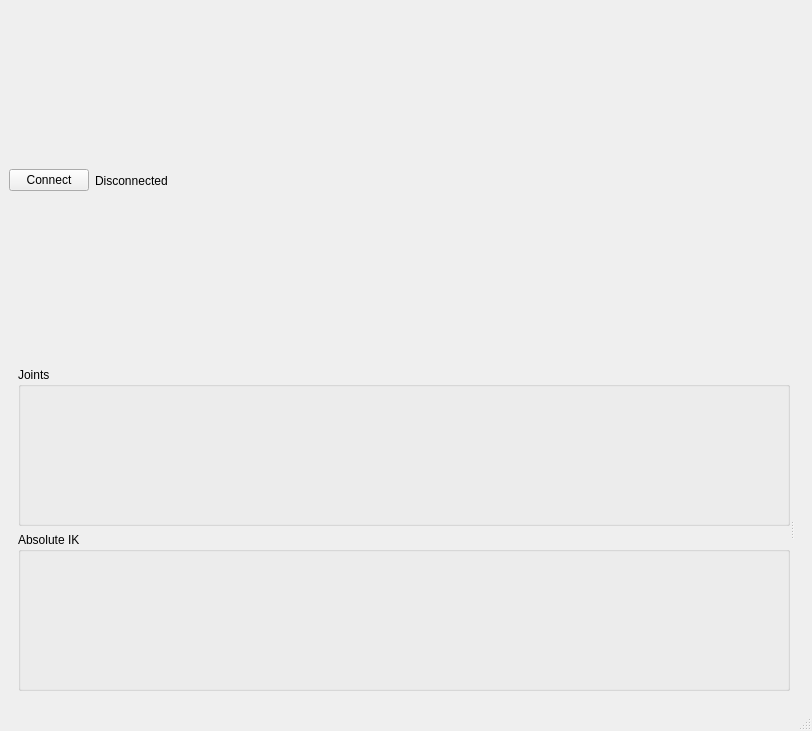
<?xml version="1.0" encoding="UTF-8"?>
<ui version="4.0">
 <class>MainWindow</class>
 <widget class="QMainWindow" name="MainWindow">
  <property name="geometry">
   <rect>
    <x>0</x>
    <y>0</y>
    <width>812</width>
    <height>731</height>
   </rect>
  </property>
  <property name="windowTitle">
   <string>Arm Controller</string>
  </property>
  <widget class="QWidget" name="centralwidget">
   <layout class="QVBoxLayout" name="verticalLayout_3">
    <item>
     <layout class="QHBoxLayout" name="horizontalLayout" stretch="0,0,0">
      <item>
       <widget class="QPushButton" name="button_connect">
        <property name="text">
         <string>Connect</string>
        </property>
       </widget>
      </item>
      <item>
       <widget class="QLabel" name="label_connectionStatus">
        <property name="text">
         <string>Disconnected</string>
        </property>
       </widget>
      </item>
      <item>
       <spacer name="horizontalSpacer">
        <property name="orientation">
         <enum>Qt::Horizontal</enum>
        </property>
        <property name="sizeHint" stdset="0">
         <size>
          <width>40</width>
          <height>20</height>
         </size>
        </property>
       </spacer>
      </item>
     </layout>
    </item>
    <item>
     <widget class="QFrame" name="horizontalFrame">
      <layout class="QVBoxLayout" name="verticalLayout_4">
       <item>
        <widget class="QSplitter" name="splitter">
         <property name="orientation">
          <enum>Qt::Horizontal</enum>
         </property>
         <widget class="QWidget" name="verticalLayoutWidget_2">
          <layout class="QVBoxLayout" name="verticalLayout_2">
           <item>
            <widget class="QGroupBox" name="groupJoints">
             <property name="title">
              <string>Joints</string>
             </property>
             <layout class="QVBoxLayout" name="verticalLayout_7"/>
            </widget>
           </item>
           <item>
            <widget class="QGroupBox" name="groupIK">
             <property name="title">
              <string>Absolute IK</string>
             </property>
             <layout class="QVBoxLayout" name="verticalLayout_8"/>
            </widget>
           </item>
          </layout>
         </widget>
         <widget class="QWidget" name="verticalLayoutWidget">
          <layout class="QVBoxLayout" name="verticalLayout">
           <item>
            <widget class="QFrame" name="GLparent">
             <property name="frameShape">
              <enum>QFrame::StyledPanel</enum>
             </property>
             <property name="frameShadow">
              <enum>QFrame::Raised</enum>
             </property>
            </widget>
           </item>
          </layout>
         </widget>
        </widget>
       </item>
      </layout>
     </widget>
    </item>
   </layout>
  </widget>
  <widget class="QMenuBar" name="menubar">
   <property name="geometry">
    <rect>
     <x>0</x>
     <y>0</y>
     <width>812</width>
     <height>22</height>
    </rect>
   </property>
  </widget>
  <widget class="QStatusBar" name="statusbar"/>
 </widget>
 <resources/>
 <connections/>
</ui>
